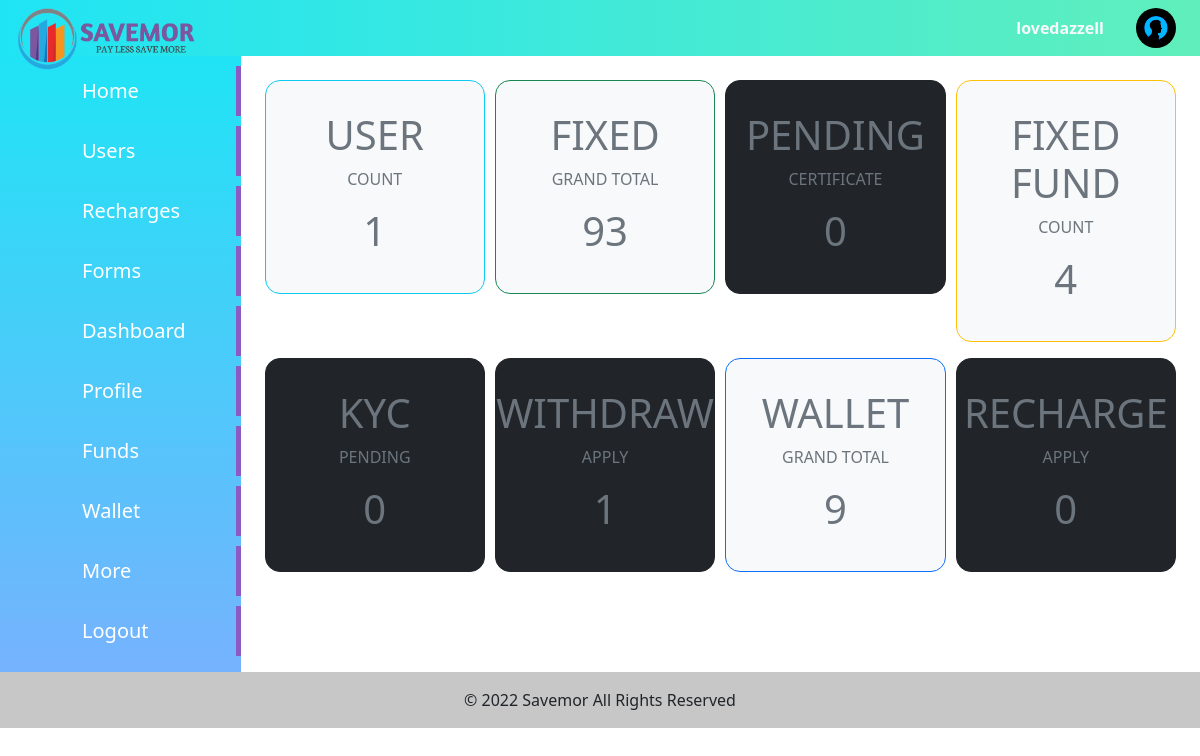
The page /uad/adminuser/ (signed in) on the database its author committed.
### authentication/models.py (models this page shows)
class User(AbstractUser):
    username = models.CharField(max_length=50,blank = True, null = True)
    mobile = models.IntegerField(null=True,blank=True)
    status = models.CharField(max_length=100,default='I love Investments')
    profile_pic = models.ImageField(default='profile/profile.png',upload_to = 'profile')
    email = models.EmailField(unique=True)
    wallet = models.FloatField(default=0)
    kyc_status = models.BooleanField(default=False)
    kyc_pending = models.BooleanField(default=False)
    terms = models.BooleanField(default=False)
    distibutor_status = models.BooleanField(default=False)
    pin = models.IntegerField(null=True, blank= True)
    certificate_status = models.CharField(max_length=80,default='Regular')
    withdraw_amount = models.IntegerField(null=True)
    withdraw_status = models.BooleanField(default=False)
    Premium_user = models.BooleanField(default=False)
    premium_Created = models.DateField(null = True)
    refer_by = models.CharField(null=True,blank=True,max_length=70)
    USERNAME_FIELD = 'email'
    objects = UserManager()
    REQUIRED_FIELDS = []

### useradmin/views.py (the view)
# urls.py: path('adminuser/',views.admindisplay,name = 'admindisplay'),
def admindisplay(request):
    if  request.user.is_superuser == True:
        data = User.objects.all().count()
        pending = User.objects.filter(Q(certificate_status='Premium') & Q(groups__name = 'Verify' )).count()
        kyc = User.objects.filter(Q(kyc_pending = True) & Q(kyc_status = False)).count()
        paid = User.objects.filter(funds__payment_status = True).count()
        amount = UserFunds.objects.values('amount').exclude(payment_status=False)
        grand_total  = 0
        for i in range(len(amount)):
            for key , val in amount[i].items():
                grand_total += int(val)
        withdraw = User.objects.filter(withdraw_status = True).count()
        wallet_money = User.objects.values('wallet')
        wallet_total  = 0
        for i in range(len(wallet_money)):
            for key , val in wallet_money[i].items():
                wallet_total += int(val)
        recharge = Recharge.objects.all().count()
        context = {'data':data,'pdata':pending,'withdraw': withdraw,'wallet_total':wallet_total,
         'kyc':kyc,'grand_total':grand_total,'paid':paid ,'recharge': recharge
         }
        return render(request,'uadmin/admin.html',context)
    else:
        return HttpResponseRedirect('/cst/profile/')

### useradmin/templates/uadmin/admin.html (shortened to what this page needs)
{% extends "cust/base.html" %}
{% block content %}
<div class=" admin-box m-4">
   <a  id="" class="text-decoration-none">
    <div class=" border border-info bg-light admin-1">
      <h1 class="text-muted">USER</h1>
      <p class="text-muted">COUNT</p>
      <h1 class="text-muted">{{data}}</h1>
    </div>
   </a>
    <a id="" class="text-decoration-none">
      <div class=" border border-success bg-light admin-2">
        <h1 class="text-muted">FIXED</h1>
        <p class="text-muted">GRAND TOTAL</p>
        <h1 class="text-muted">{{grand_total}}</h1>
      </div>
    </a>
    <a id="admin1" class="text-decoration-none">
      <div class="border border-dark  bg-dark admin-3">
        <h1 class="text-muted"> PENDING</h1>
        <p class="text-muted">CERTIFICATE</p>
        <h1 class="text-muted">{{pdata}}</h1>
      </div>
    </a>
    <a  class="text-decoration-none">
      <div class=" border border-warning admin-4  bg-light">
        <h1 class="text-muted">FIXED FUND</h1>
        <p class="text-muted">COUNT</p>
        <h1 class="text-muted">{{paid}}</h1>
      </div>
    </a>
    <a id="admin2" class="text-decoration-none mt-3">
      <div class=" border border-dark admin-4  bg-dark">
        <h1 class="text-muted">KYC</h1>
        <p class="text-muted">PENDING</p>
        <h1 class="text-muted">{{kyc}}</h1>
      </div>
    </a>
    <a id="admin2" class="text-decoration-none mt-3">
      <div class=" border border-dark admin-4 bg-dark">
        <h1 class="text-muted">WITHDRAW</h1>
        <p class="text-muted">APPLY</p>
        <h1 class="text-muted">{{withdraw}}</h1>
      </div>
    </a>
    <a id="admin2" class="text-decoration-none mt-3">
      <div class=" border border-primary admin-4  bg-light">
        <h1 class="text-muted">WALLET</h1>
        <p class="text-muted">GRAND TOTAL</p>
        <h1 class="text-muted">{{wallet_total}}</h1>
      </div>
    </a>
    <a id="admin2" class="text-decoration-none mt-3">
      <div class=" border border-dark admin-4  bg-dark">
        <h1 class="text-muted">RECHARGE</h1>
        <p class="text-muted">APPLY</p>
        <h1 class="text-muted">{{recharge}}</h1>
      </div>
    </a>
  </div>
{% endblock content %}

### cust/templates/cust/base.html (shortened to what this page needs)
<!DOCTYPE html>
{% load static %}
<html lang="en">
  <head>
  {% block css %}
  <link rel="stylesheet" href="{% static 'cust/css/bootstrap.css' %}" />
  <link rel="stylesheet" href="{% static 'cust/css/style.css' %}" />
  {% endblock css %}
  </head>
  <body>
    <header>
      <nav class="top bg-theme">
        <ul class="nav p-2">
          <li class="nav-item  h-100">
            <h4 class="my-auto" >
              <img src="{% static 'cust/images/savemor_logo1.png' %}" class="mx-2 logo-full"  style="width: 180px; position:absolute; " alt="">
            </h4>
          </li>
        </ul>
        <ul class="nav p-2">
          <li class="d-flex align-items-center ">
            <a class="nav-link  text-light  " href="{% url 'editprofile' %}"><b class="text-light" >{{request.user.username}}</b></a>
          </li>
          <li class="d-flex align-items-center ">
            <a href="{% url 'editprofile' %}"><img src="{{request.user.profile_pic.url}}" style="width: 40px;height: 40px; border-radius: 50%;" class="mx-3" alt="" >
            </a>
          </li>
        </ul>
      </nav>
    </header>
    <div class="content">
      <div class="content1 bg-panel">
        <div class="leftbar">
          <ul>
            {% if request.user.is_superuser == True %}
            <li class="">
             <a href="{% url  'admindisplay'%}">Home</a>
           </li>
           <li class="">
             <a href="{% url  'allusers'%}">Users</a>
           </li>
           <li class="">
            <a href="{% url 'recharge_admin'   %}">Recharges</a>
          </li>
           <li class="">
             <a href="{% url  'allforms'%}">Forms</a>
           </li>
            {% endif %}
             <li class="">
               <a href="{% url  'profile'%}">Dashboard</a>
             </li>
             <li><a href="{% url  'editprofile'%}">Profile</a></li>
             <li><a href="{% url  'userfdform'%}">Funds</a></li>
             <li><a href="{% url  'wallet'%}">Wallet</a></li>
             <li><a href="{% url  'setting'%}">More</a></li>
             <li><a href="{% url 'userlogout' %}">Logout</a></li>
        </ul>
        </div>
      </div>
      <div class="content2">
{% block content %}
{% endblock content %}
</div>
</div>
<footer style="background-color: rgb(248, 248, 248);" class=" text-center   text-lg-start">
  <div class="text-center p-3" style="background-color: rgba(0, 0, 0, 0.2);">
    © 2022 Savemor
    <a class="text-dark text-decoration-none " href=""> All Rights Reserved </a>
  </div>
</footer>
  </body>
</html>

### cust/static/cust/css/style.css (style rules this page uses)
* { margin: 0; padding:0; }
.top { display:flex; justify-content :space-between; }
.bg-theme { background:linear-gradient(to right,#1fe4f5,#60efbc) ; }
.bg-panel { background:linear-gradient(to bottom,#1fe4f5,#76b2fe) ; }
.leftbar { height: auto; display: flex; justify-content: center; }
.leftbar ul li { list-style-type: none; border-right: 5px solid #8d59c2; margin-top: 10px; padding: 10px 50px; transition: 0.5s; }
.leftbar ul li a { text-decoration: none; font-size: 20px; font-weight: 500; color:rgb(255, 255, 255); }
.content { display: grid; grid-template-columns: 0.2fr 1fr; }
.logo-full { display: block; }
.admin-box { display: grid; grid-template-columns: 1fr 1fr 1fr 1fr; column-gap: 10px; height: auto; }
.admin-1 { border-radius: 15px; padding: 30px 0; text-align: center; }
.admin-box div h1 { color: rgb(54, 54, 54) ; }
.admin-2 { border-radius: 15px; text-align: center; padding: 30px 0; }
.admin-3 { border-radius: 15px; padding: 30px 0; text-align: center; }
.admin-4 { border-radius: 15px; padding: 30px 0; text-align: center; }

### rows shown on the page
User: user.username "lovedazzell", user.profile_pic (picture)

### other values the page prints
{{ data }} "1"
{{ grand_total }} "93"
{{ pdata }} "0"
{{ paid }} "4"
{{ kyc }} "0"
{{ withdraw }} "1"
{{ wallet_total }} "9"
{{ recharge }} "0"
